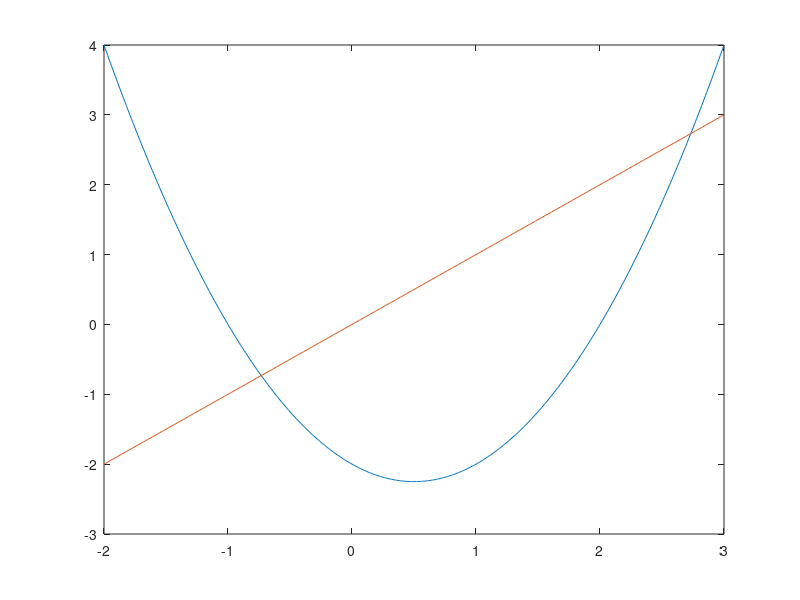

This chart was generated by the following MATLAB code: (Note: this script raises an error after producing the figure.)
func_implicit = @(x) x.^2-x-2;

%%
% define x vector
x = [-2:0.01:3];
% calcualte y values
y = func_implicit(x);

%%
% I'm plotting functions
plot(x,y); hold on
plot(x,x)
% plot(x,zeros(1,length(x)))
yline(0)
xline(0)

legend(["Quadratic","Linear"])
% legend show

xlabel("x")
ylabel("f(x)")
title("Practice Plot")

hold off

%%
figure
plot(x,y);
